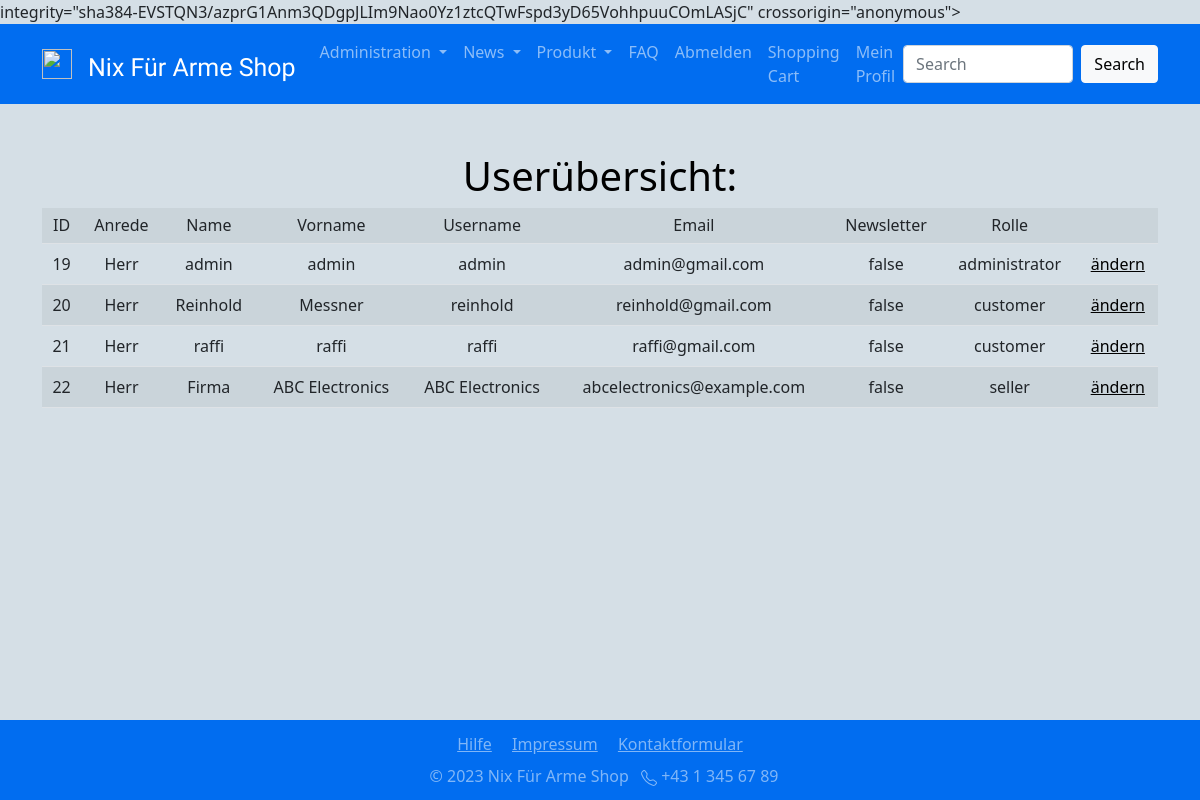
Screenshot of /inc/pgs/user_overview.php (signed in) with the database file from the repository.
### tables this page shows
CREATE TABLE `users` (
  `id` int(11) NOT NULL,
  `status` varchar(256) NOT NULL DEFAULT 'active',
  `form_of_adress` varchar(256) NOT NULL,
  `name` varchar(256) NOT NULL,
  `surname` varchar(256) NOT NULL,
  `username` varchar(256) NOT NULL,
  `password` varchar(256) NOT NULL,
  `useremail` varchar(256) NOT NULL,
  `birth_date` date NOT NULL,
  `has_newsletter` varchar(256) NOT NULL,
  `role` varchar(256) NOT NULL DEFAULT 'customer',
  `seller_id` int(11) DEFAULT NULL
);

### inc/pgs/user_overview.php (the view, shortened to what this page needs)
<!DOCTYPE html>
<html lang="en">
<head>
  <?php
        include '../includes/head.php';
  require_once('../../config/dbaccess.php');
  ?>
</head>
<body class="d-flex flex-column min-vh-100">
  <div class="container site-font-color text-center">
    <h1 class="h1 mt-5">Userübersicht:</h1>
    <?php
  $db_obj = new mysqli($host, $user, $password, $database);
  $sql =  "SELECT * FROM users ORDER BY id ASC";
  $result = $db_obj->query($sql);
  echo '<div class="table-responsive col-md-12">
    <table class="table table-striped">
    <tr class="h6">
        <td>ID</td>
        <td>Anrede</td>
        <td>Name</td>
        <td>Vorname</td>
        <td>Username</td>
        <td>Email</td>
        <td>Newsletter</td>
        <td>Rolle</td>
        <td></td>
    </tr>';
  while ($row = $result->fetch_assoc()) {
      $field1name = $row["id"];
      $field2name = $row["form_of_adress"];
      $field3name = $row["name"];
      $field4name = $row["surname"];
      $field5name = $row["username"];
      $field6name = $row["useremail"];
      $field7name = $row["has_newsletter"];
      $field8name = $row["role"];
      $field10name = "<a class='site-font-color' href='user_overview_change.php?user=$field1name' method='POST'>ändern</a>";
      echo '<tr>
                <td>'.$field1name.'</td>
                <td>'.$field2name.'</td>
                <td>'.$field3name.'</td>
                <td>'.$field4name.'</td>
                <td>'.$field5name.'</td>
                <td>'.$field6name.'</td>
                <td>'.$field7name.'</td>
                <td>'.$field8name.'</td>
                <td>'.$field10name.'</td>
            </tr>';
  }
  echo "</table></div>";
  ?>
  </div>
  <?php
   include '../includes/footer.php';
  ?>
</body>
</html>

### res/css/styles.css (style rules this page uses)
html { height: 100%; }
body { background-color: #d5dfe6; font-family: 'Segoe UI', Tahoma, Geneva, Verdana, sans-serif; background-image: none ; background-repeat: no-repeat; background-position: center; background-attachment: fixed; }
.site-font-color { color: #000000; }

### rows the page displays
users: id "19", form_of_adress "Herr", name "admin", surname "admin", username "admin", useremail "admin@gmail.com", has_newsletter "false", role "administrator"
users: id "20", form_of_adress "Herr", name "Reinhold", surname "Messner", username "reinhold", useremail "reinhold@gmail.com", has_newsletter "false", role "customer"
users: id "21", form_of_adress "Herr", name "raffi", surname "raffi", username "raffi", useremail "raffi@gmail.com", has_newsletter "false", role "customer"
users: id "22", form_of_adress "Herr", name "Firma", surname "ABC Electronics", username "ABC Electronics", useremail "abcelectronics@example.com", has_newsletter "false", role "seller"
